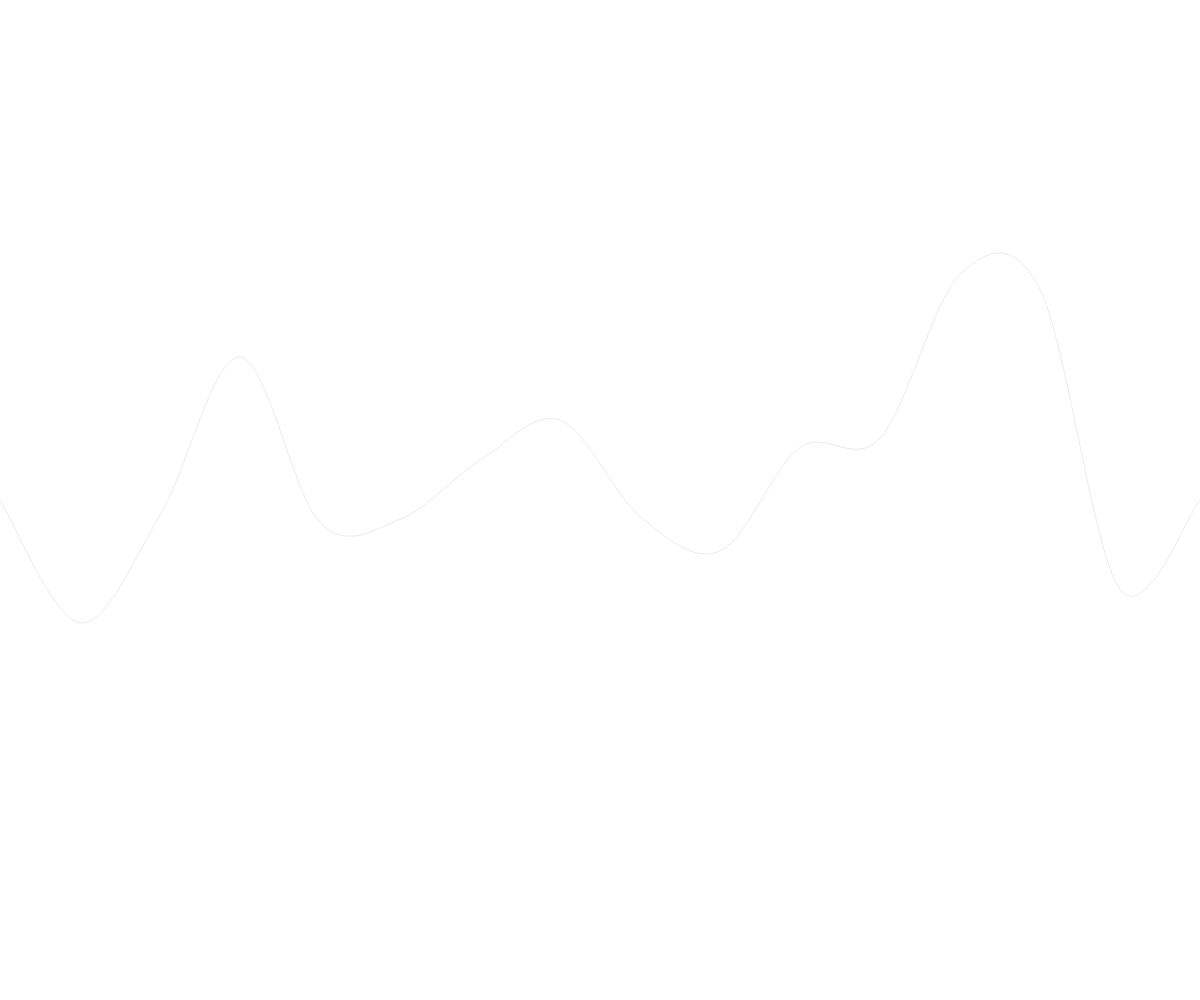
Frame 1 (no input)
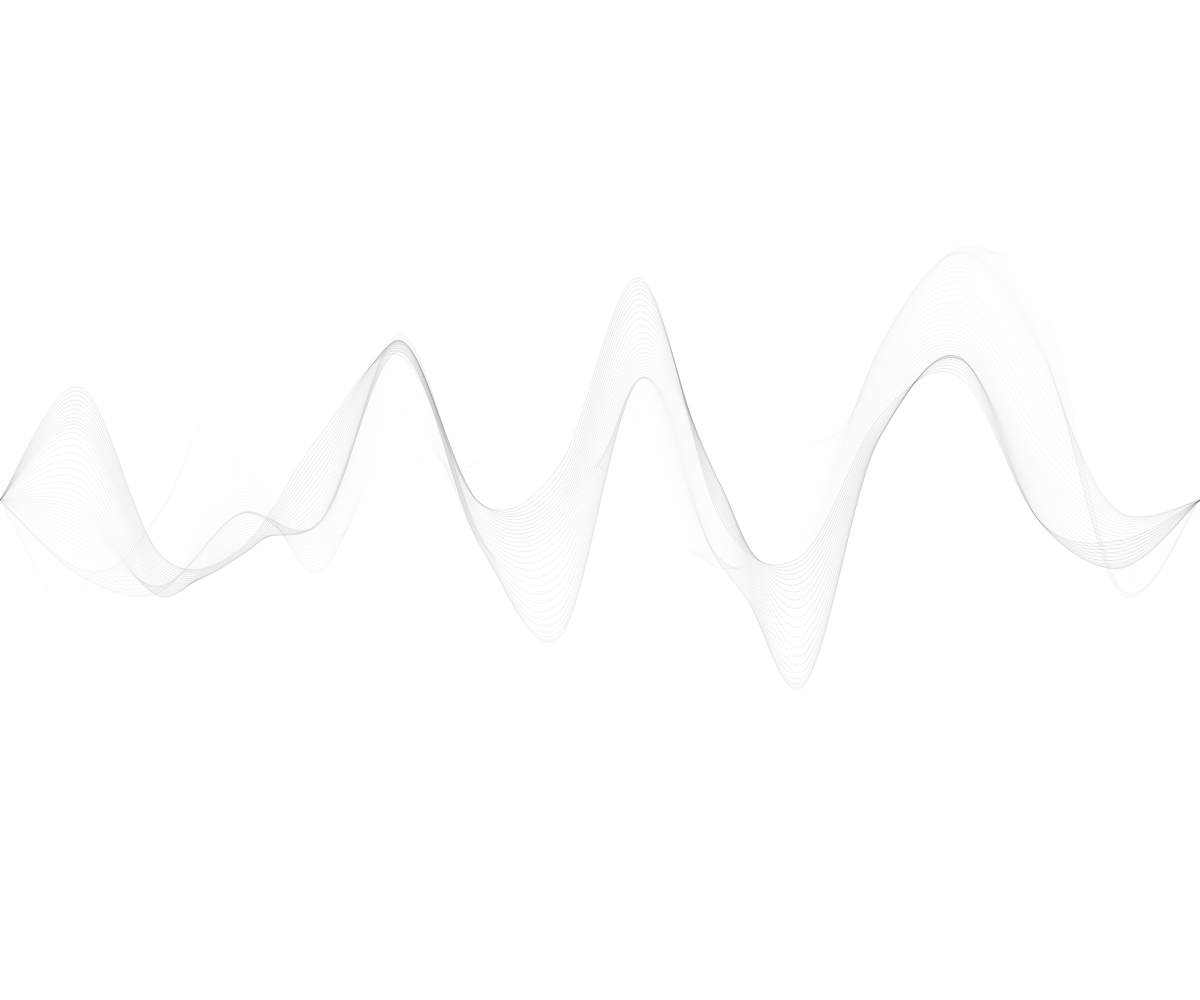
Frame 60 (no input)
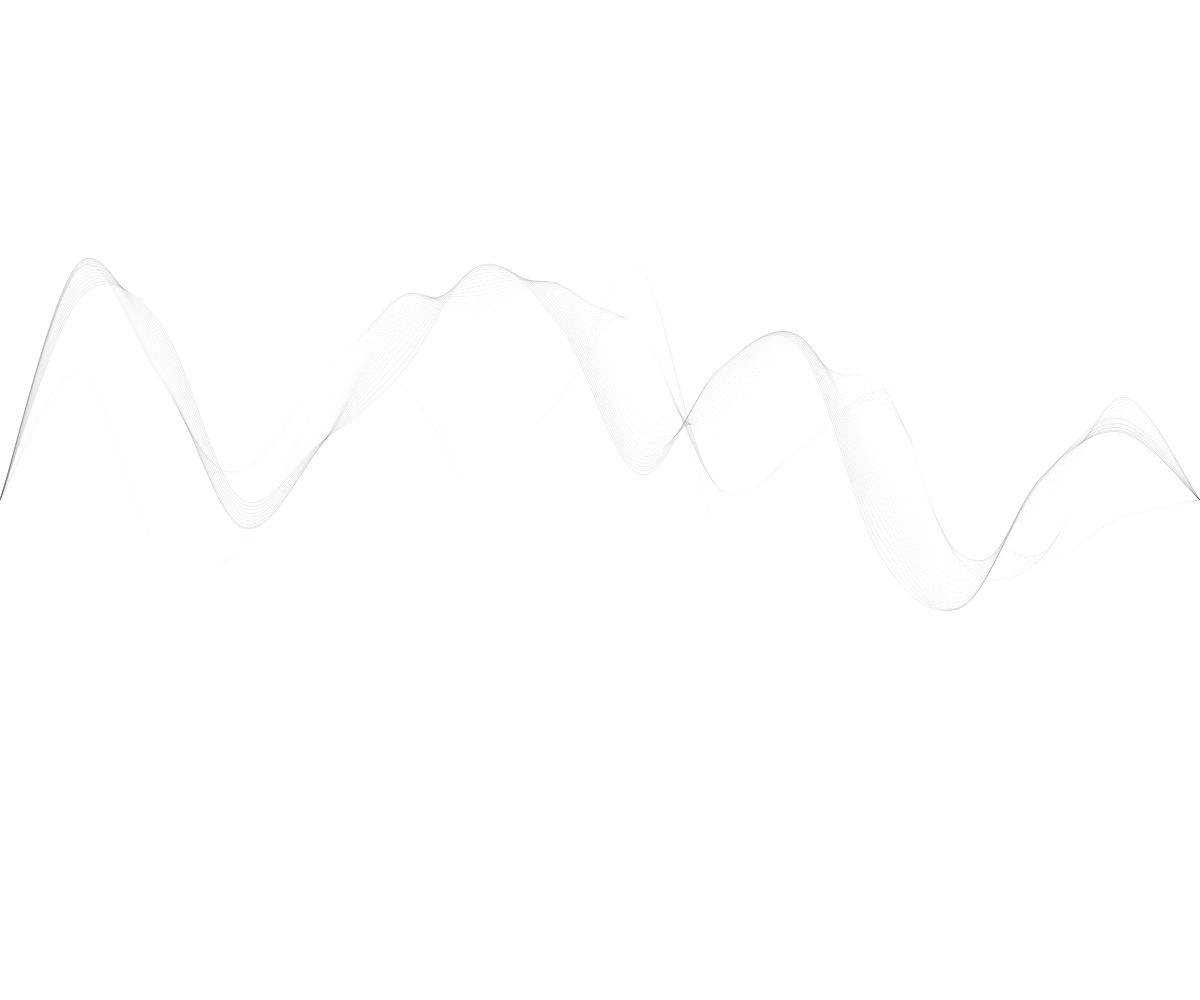
Frame 120 (the mouse pressed at the canvas centre since frame 60)

The p5.js sketch that drew these frames (run headless with seeded random() and noise() and a simulated clock; from frame 60 on, the mouse is pressed at the canvas centre):

// p5.js sketch
// ── sketch.js
var y1;
var n = [];
var randomValue = [];
var wave = 15;

function setup() {
       background(0, 0, 0);
       canvas = createCanvas(windowWidth, windowHeight);
  canvas.position(0, 0);
  canvas.style('z-index', '-2');
       canvas.position(0,0);
       canvas.style('z-index', '-1');
  
       for (var j = 0; j < wave; j++) {
              randomValue.push(random(-50, 50));
       }

       for (var m = 0; m < wave; m++) {
              n.push(random(-5, 5));
       }

       y1 = windowHeight / 2;
}

function draw() {

       background(255, 255, 255, 11);
       noFill();
       stroke(0, 0, 0);
       strokeWeight(0.08);
       
       beginShape();
       curveVertex(0, windowHeight / 2);
       curveVertex(0, windowHeight / 2);
       for (var i = 1; i < wave; i++) {
              curveVertex(windowWidth * (i / wave), (2 * (y1 * noise(n[i]))) + randomValue[i]);
       }
       curveVertex(windowWidth, windowHeight / 2);
       curveVertex(windowWidth, windowHeight / 2);
       endShape();

       for (var k = 0; k < wave; k++) {
              n[k] += 0.01;
       }
}

function windowResized() {
       resizeCanvas(windowWidth, windowHeight);
}
